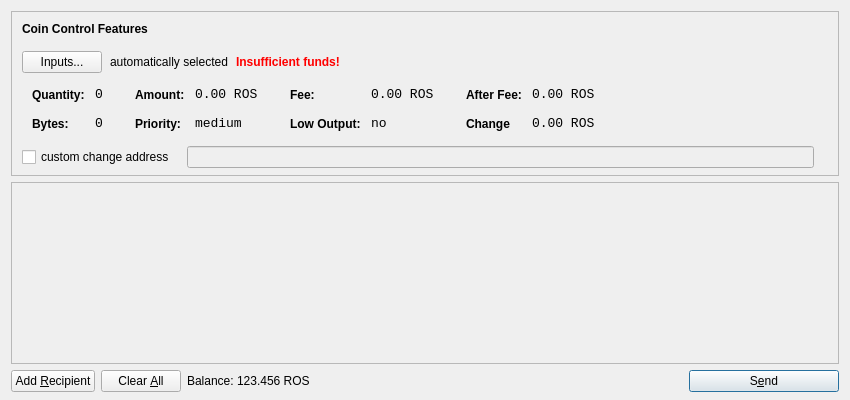
<?xml version="1.0" encoding="UTF-8"?>
<ui version="4.0">
 <class>SendCoinsDialog</class>
 <widget class="QDialog" name="SendCoinsDialog">
  <property name="geometry">
   <rect>
    <x>0</x>
    <y>0</y>
    <width>850</width>
    <height>400</height>
   </rect>
  </property>
  <property name="windowTitle">
   <string>Send Coins</string>
  </property>
  <layout class="QVBoxLayout" name="verticalLayout" stretch="0,1,0">
   <property name="bottomMargin">
    <number>8</number>
   </property>
   <item>
    <widget class="QFrame" name="frameCoinControl">
     <property name="sizePolicy">
      <sizepolicy hsizetype="Expanding" vsizetype="Expanding">
       <horstretch>0</horstretch>
       <verstretch>0</verstretch>
      </sizepolicy>
     </property>
     <property name="maximumSize">
      <size>
       <width>16777215</width>
       <height>16777215</height>
      </size>
     </property>
     <property name="frameShape">
      <enum>QFrame::StyledPanel</enum>
     </property>
     <property name="frameShadow">
      <enum>QFrame::Sunken</enum>
     </property>
     <layout class="QVBoxLayout" name="verticalLayoutCoinControl2">
      <property name="spacing">
       <number>-1</number>
      </property>
      <property name="leftMargin">
       <number>0</number>
      </property>
      <property name="topMargin">
       <number>0</number>
      </property>
      <property name="rightMargin">
       <number>0</number>
      </property>
      <property name="bottomMargin">
       <number>6</number>
      </property>
      <item>
       <layout class="QVBoxLayout" name="verticalLayoutCoinControl" stretch="0,0,0,0,1">
        <property name="spacing">
         <number>0</number>
        </property>
        <property name="leftMargin">
         <number>10</number>
        </property>
        <property name="topMargin">
         <number>10</number>
        </property>
        <item>
         <layout class="QHBoxLayout" name="horizontalLayoutCoinControl1">
          <property name="bottomMargin">
           <number>15</number>
          </property>
          <item>
           <widget class="QLabel" name="labelCoinControlFeatures">
            <property name="sizePolicy">
             <sizepolicy hsizetype="Preferred" vsizetype="Maximum">
              <horstretch>0</horstretch>
              <verstretch>0</verstretch>
             </sizepolicy>
            </property>
            <property name="font">
             <font>
              <weight>75</weight>
              <bold>true</bold>
             </font>
            </property>
            <property name="styleSheet">
             <string notr="true">font-weight:bold;</string>
            </property>
            <property name="text">
             <string>Coin Control Features</string>
            </property>
           </widget>
          </item>
         </layout>
        </item>
        <item>
         <layout class="QHBoxLayout" name="horizontalLayoutCoinControl2" stretch="0,0,0,0">
          <property name="spacing">
           <number>8</number>
          </property>
          <property name="bottomMargin">
           <number>10</number>
          </property>
          <item>
           <widget class="QPushButton" name="pushButtonCoinControl">
            <property name="styleSheet">
             <string notr="true"/>
            </property>
            <property name="text">
             <string>Inputs...</string>
            </property>
           </widget>
          </item>
          <item>
           <widget class="QLabel" name="labelCoinControlAutomaticallySelected">
            <property name="text">
             <string>automatically selected</string>
            </property>
            <property name="margin">
             <number>5</number>
            </property>
           </widget>
          </item>
          <item>
           <widget class="QLabel" name="labelCoinControlInsuffFunds">
            <property name="font">
             <font>
              <weight>75</weight>
              <bold>true</bold>
             </font>
            </property>
            <property name="styleSheet">
             <string notr="true">color:red;font-weight:bold;</string>
            </property>
            <property name="text">
             <string>Insufficient funds!</string>
            </property>
            <property name="margin">
             <number>5</number>
            </property>
           </widget>
          </item>
          <item>
           <spacer name="horizontalSpacerCoinControl">
            <property name="orientation">
             <enum>Qt::Horizontal</enum>
            </property>
            <property name="sizeHint" stdset="0">
             <size>
              <width>40</width>
              <height>1</height>
             </size>
            </property>
           </spacer>
          </item>
         </layout>
        </item>
        <item>
         <widget class="QWidget" name="widgetCoinControl" native="true">
          <property name="sizePolicy">
           <sizepolicy hsizetype="Preferred" vsizetype="Preferred">
            <horstretch>0</horstretch>
            <verstretch>0</verstretch>
           </sizepolicy>
          </property>
          <property name="minimumSize">
           <size>
            <width>0</width>
            <height>0</height>
           </size>
          </property>
          <property name="styleSheet">
           <string notr="true"/>
          </property>
          <layout class="QHBoxLayout" name="horizontalLayoutCoinControl5">
           <property name="margin">
            <number>0</number>
           </property>
           <item>
            <layout class="QHBoxLayout" name="horizontalLayoutCoinControl3" stretch="0,0,0,1">
             <property name="spacing">
              <number>20</number>
             </property>
             <property name="topMargin">
              <number>0</number>
             </property>
             <property name="bottomMargin">
              <number>10</number>
             </property>
             <item>
              <layout class="QFormLayout" name="formLayoutCoinControl1">
               <property name="horizontalSpacing">
                <number>10</number>
               </property>
               <property name="verticalSpacing">
                <number>14</number>
               </property>
               <property name="leftMargin">
                <number>10</number>
               </property>
               <property name="topMargin">
                <number>4</number>
               </property>
               <property name="rightMargin">
                <number>6</number>
               </property>
               <item row="0" column="0">
                <widget class="QLabel" name="labelCoinControlQuantityText">
                 <property name="styleSheet">
                  <string notr="true">font-weight:bold;</string>
                 </property>
                 <property name="text">
                  <string>Quantity:</string>
                 </property>
                 <property name="margin">
                  <number>0</number>
                 </property>
                </widget>
               </item>
               <item row="0" column="1">
                <widget class="QLabel" name="labelCoinControlQuantity">
                 <property name="font">
                  <font>
                   <family>Monospace</family>
                   <pointsize>10</pointsize>
                  </font>
                 </property>
                 <property name="cursor">
                  <cursorShape>IBeamCursor</cursorShape>
                 </property>
                 <property name="contextMenuPolicy">
                  <enum>Qt::ActionsContextMenu</enum>
                 </property>
                 <property name="text">
                  <string>0</string>
                 </property>
                 <property name="margin">
                  <number>0</number>
                 </property>
                 <property name="textInteractionFlags">
                  <set>Qt::LinksAccessibleByMouse|Qt::TextSelectableByKeyboard|Qt::TextSelectableByMouse</set>
                 </property>
                </widget>
               </item>
               <item row="1" column="0">
                <widget class="QLabel" name="labelCoinControlBytesText">
                 <property name="styleSheet">
                  <string notr="true">font-weight:bold;</string>
                 </property>
                 <property name="text">
                  <string>Bytes:</string>
                 </property>
                </widget>
               </item>
               <item row="1" column="1">
                <widget class="QLabel" name="labelCoinControlBytes">
                 <property name="font">
                  <font>
                   <family>Monospace</family>
                   <pointsize>10</pointsize>
                  </font>
                 </property>
                 <property name="cursor">
                  <cursorShape>IBeamCursor</cursorShape>
                 </property>
                 <property name="contextMenuPolicy">
                  <enum>Qt::ActionsContextMenu</enum>
                 </property>
                 <property name="text">
                  <string>0</string>
                 </property>
                 <property name="textInteractionFlags">
                  <set>Qt::LinksAccessibleByMouse|Qt::TextSelectableByKeyboard|Qt::TextSelectableByMouse</set>
                 </property>
                </widget>
               </item>
              </layout>
             </item>
             <item>
              <layout class="QFormLayout" name="formLayoutCoinControl2">
               <property name="horizontalSpacing">
                <number>10</number>
               </property>
               <property name="verticalSpacing">
                <number>14</number>
               </property>
               <property name="leftMargin">
                <number>6</number>
               </property>
               <property name="topMargin">
                <number>4</number>
               </property>
               <property name="rightMargin">
                <number>6</number>
               </property>
               <item row="0" column="0">
                <widget class="QLabel" name="labelCoinControlAmountText">
                 <property name="styleSheet">
                  <string notr="true">font-weight:bold;</string>
                 </property>
                 <property name="text">
                  <string>Amount:</string>
                 </property>
                 <property name="margin">
                  <number>0</number>
                 </property>
                </widget>
               </item>
               <item row="0" column="1">
                <widget class="QLabel" name="labelCoinControlAmount">
                 <property name="font">
                  <font>
                   <family>Monospace</family>
                   <pointsize>10</pointsize>
                  </font>
                 </property>
                 <property name="cursor">
                  <cursorShape>IBeamCursor</cursorShape>
                 </property>
                 <property name="contextMenuPolicy">
                  <enum>Qt::ActionsContextMenu</enum>
                 </property>
                 <property name="text">
                  <string>0.00 ROS</string>
                 </property>
                 <property name="textInteractionFlags">
                  <set>Qt::LinksAccessibleByMouse|Qt::TextSelectableByKeyboard|Qt::TextSelectableByMouse</set>
                 </property>
                </widget>
               </item>
               <item row="1" column="0">
                <widget class="QLabel" name="labelCoinControlPriorityText">
                 <property name="styleSheet">
                  <string notr="true">font-weight:bold;</string>
                 </property>
                 <property name="text">
                  <string>Priority:</string>
                 </property>
                </widget>
               </item>
               <item row="1" column="1">
                <widget class="QLabel" name="labelCoinControlPriority">
                 <property name="font">
                  <font>
                   <family>Monospace</family>
                   <pointsize>10</pointsize>
                  </font>
                 </property>
                 <property name="cursor">
                  <cursorShape>IBeamCursor</cursorShape>
                 </property>
                 <property name="contextMenuPolicy">
                  <enum>Qt::ActionsContextMenu</enum>
                 </property>
                 <property name="text">
                  <string>medium</string>
                 </property>
                 <property name="textInteractionFlags">
                  <set>Qt::LinksAccessibleByMouse|Qt::TextSelectableByKeyboard|Qt::TextSelectableByMouse</set>
                 </property>
                </widget>
               </item>
              </layout>
             </item>
             <item>
              <layout class="QFormLayout" name="formLayoutCoinControl3">
               <property name="horizontalSpacing">
                <number>10</number>
               </property>
               <property name="verticalSpacing">
                <number>14</number>
               </property>
               <property name="leftMargin">
                <number>6</number>
               </property>
               <property name="topMargin">
                <number>4</number>
               </property>
               <property name="rightMargin">
                <number>6</number>
               </property>
               <item row="0" column="0">
                <widget class="QLabel" name="labelCoinControlFeeText">
                 <property name="styleSheet">
                  <string notr="true">font-weight:bold;</string>
                 </property>
                 <property name="text">
                  <string>Fee:</string>
                 </property>
                 <property name="margin">
                  <number>0</number>
                 </property>
                </widget>
               </item>
               <item row="0" column="1">
                <widget class="QLabel" name="labelCoinControlFee">
                 <property name="font">
                  <font>
                   <family>Monospace</family>
                   <pointsize>10</pointsize>
                  </font>
                 </property>
                 <property name="cursor">
                  <cursorShape>IBeamCursor</cursorShape>
                 </property>
                 <property name="contextMenuPolicy">
                  <enum>Qt::ActionsContextMenu</enum>
                 </property>
                 <property name="text">
                  <string>0.00 ROS</string>
                 </property>
                 <property name="textInteractionFlags">
                  <set>Qt::LinksAccessibleByMouse|Qt::TextSelectableByKeyboard|Qt::TextSelectableByMouse</set>
                 </property>
                </widget>
               </item>
               <item row="1" column="0">
                <widget class="QLabel" name="labelCoinControlLowOutputText">
                 <property name="styleSheet">
                  <string notr="true">font-weight:bold;</string>
                 </property>
                 <property name="text">
                  <string>Low Output:</string>
                 </property>
                </widget>
               </item>
               <item row="1" column="1">
                <widget class="QLabel" name="labelCoinControlLowOutput">
                 <property name="font">
                  <font>
                   <family>Monospace</family>
                   <pointsize>10</pointsize>
                  </font>
                 </property>
                 <property name="cursor">
                  <cursorShape>IBeamCursor</cursorShape>
                 </property>
                 <property name="contextMenuPolicy">
                  <enum>Qt::ActionsContextMenu</enum>
                 </property>
                 <property name="text">
                  <string>no</string>
                 </property>
                 <property name="textInteractionFlags">
                  <set>Qt::LinksAccessibleByMouse|Qt::TextSelectableByKeyboard|Qt::TextSelectableByMouse</set>
                 </property>
                </widget>
               </item>
              </layout>
             </item>
             <item>
              <layout class="QFormLayout" name="formLayoutCoinControl4">
               <property name="horizontalSpacing">
                <number>10</number>
               </property>
               <property name="verticalSpacing">
                <number>14</number>
               </property>
               <property name="leftMargin">
                <number>6</number>
               </property>
               <property name="topMargin">
                <number>4</number>
               </property>
               <property name="rightMargin">
                <number>6</number>
               </property>
               <item row="0" column="0">
                <widget class="QLabel" name="labelCoinControlAfterFeeText">
                 <property name="styleSheet">
                  <string notr="true">font-weight:bold;</string>
                 </property>
                 <property name="text">
                  <string>After Fee:</string>
                 </property>
                 <property name="margin">
                  <number>0</number>
                 </property>
                </widget>
               </item>
               <item row="0" column="1">
                <widget class="QLabel" name="labelCoinControlAfterFee">
                 <property name="font">
                  <font>
                   <family>Monospace</family>
                   <pointsize>10</pointsize>
                  </font>
                 </property>
                 <property name="cursor">
                  <cursorShape>IBeamCursor</cursorShape>
                 </property>
                 <property name="contextMenuPolicy">
                  <enum>Qt::ActionsContextMenu</enum>
                 </property>
                 <property name="text">
                  <string>0.00 ROS</string>
                 </property>
                 <property name="textInteractionFlags">
                  <set>Qt::LinksAccessibleByMouse|Qt::TextSelectableByKeyboard|Qt::TextSelectableByMouse</set>
                 </property>
                </widget>
               </item>
               <item row="1" column="0">
                <widget class="QLabel" name="labelCoinControlChangeText">
                 <property name="styleSheet">
                  <string notr="true">font-weight:bold;</string>
                 </property>
                 <property name="text">
                  <string>Change</string>
                 </property>
                </widget>
               </item>
               <item row="1" column="1">
                <widget class="QLabel" name="labelCoinControlChange">
                 <property name="font">
                  <font>
                   <family>Monospace</family>
                   <pointsize>10</pointsize>
                  </font>
                 </property>
                 <property name="cursor">
                  <cursorShape>IBeamCursor</cursorShape>
                 </property>
                 <property name="contextMenuPolicy">
                  <enum>Qt::ActionsContextMenu</enum>
                 </property>
                 <property name="text">
                  <string>0.00 ROS</string>
                 </property>
                 <property name="textInteractionFlags">
                  <set>Qt::LinksAccessibleByMouse|Qt::TextSelectableByKeyboard|Qt::TextSelectableByMouse</set>
                 </property>
                </widget>
               </item>
              </layout>
             </item>
            </layout>
           </item>
          </layout>
         </widget>
        </item>
        <item>
         <layout class="QHBoxLayout" name="horizontalLayoutCoinControl4" stretch="0,0,0">
          <property name="spacing">
           <number>12</number>
          </property>
          <property name="sizeConstraint">
           <enum>QLayout::SetDefaultConstraint</enum>
          </property>
          <property name="topMargin">
           <number>5</number>
          </property>
          <property name="rightMargin">
           <number>5</number>
          </property>
          <item>
           <widget class="QCheckBox" name="checkBoxCoinControlChange">
            <property name="text">
             <string>custom change address</string>
            </property>
           </widget>
          </item>
          <item>
           <widget class="QLineEdit" name="lineEditCoinControlChange">
            <property name="enabled">
             <bool>false</bool>
            </property>
            <property name="sizePolicy">
             <sizepolicy hsizetype="Expanding" vsizetype="Fixed">
              <horstretch>0</horstretch>
              <verstretch>0</verstretch>
             </sizepolicy>
            </property>
           </widget>
          </item>
          <item>
           <widget class="QLabel" name="labelCoinControlChangeLabel">
            <property name="sizePolicy">
             <sizepolicy hsizetype="Preferred" vsizetype="Expanding">
              <horstretch>0</horstretch>
              <verstretch>0</verstretch>
             </sizepolicy>
            </property>
            <property name="minimumSize">
             <size>
              <width>0</width>
              <height>0</height>
             </size>
            </property>
            <property name="text">
             <string/>
            </property>
            <property name="margin">
             <number>3</number>
            </property>
           </widget>
          </item>
         </layout>
        </item>
        <item>
         <spacer name="verticalSpacerCoinControl">
          <property name="orientation">
           <enum>Qt::Vertical</enum>
          </property>
          <property name="sizeHint" stdset="0">
           <size>
            <width>800</width>
            <height>1</height>
           </size>
          </property>
         </spacer>
        </item>
       </layout>
      </item>
     </layout>
    </widget>
   </item>
   <item>
    <widget class="QScrollArea" name="scrollArea">
     <property name="widgetResizable">
      <bool>true</bool>
     </property>
     <widget class="QWidget" name="scrollAreaWidgetContents">
      <property name="geometry">
       <rect>
        <x>0</x>
        <y>0</y>
        <width>830</width>
        <height>165</height>
       </rect>
      </property>
      <layout class="QVBoxLayout" name="verticalLayout_2">
       <property name="margin">
        <number>0</number>
       </property>
       <item>
        <layout class="QVBoxLayout" name="entries">
         <property name="spacing">
          <number>6</number>
         </property>
        </layout>
       </item>
       <item>
        <spacer name="verticalSpacer">
         <property name="orientation">
          <enum>Qt::Vertical</enum>
         </property>
         <property name="sizeHint" stdset="0">
          <size>
           <width>20</width>
           <height>40</height>
          </size>
         </property>
        </spacer>
       </item>
      </layout>
     </widget>
    </widget>
   </item>
   <item>
    <layout class="QHBoxLayout" name="horizontalLayout">
     <item>
      <widget class="QPushButton" name="addButton">
       <property name="toolTip">
        <string>Send to multiple recipients at once</string>
       </property>
       <property name="text">
        <string>Add &amp;Recipient</string>
       </property>
       <property name="icon">
        <iconset resource="../bitcoin.qrc">
         <normaloff>:/icons/add</normaloff>:/icons/add</iconset>
       </property>
       <property name="autoDefault">
        <bool>false</bool>
       </property>
      </widget>
     </item>
     <item>
      <widget class="QPushButton" name="clearButton">
       <property name="sizePolicy">
        <sizepolicy hsizetype="Minimum" vsizetype="Fixed">
         <horstretch>0</horstretch>
         <verstretch>0</verstretch>
        </sizepolicy>
       </property>
       <property name="toolTip">
        <string>Remove all transaction fields</string>
       </property>
       <property name="text">
        <string>Clear &amp;All</string>
       </property>
       <property name="icon">
        <iconset resource="../bitcoin.qrc">
         <normaloff>:/icons/remove</normaloff>:/icons/remove</iconset>
       </property>
       <property name="autoRepeatDelay">
        <number>300</number>
       </property>
       <property name="autoDefault">
        <bool>false</bool>
       </property>
      </widget>
     </item>
     <item>
      <layout class="QHBoxLayout" name="horizontalLayout_2">
       <property name="spacing">
        <number>3</number>
       </property>
       <item>
        <widget class="QLabel" name="label">
         <property name="sizePolicy">
          <sizepolicy hsizetype="Preferred" vsizetype="Fixed">
           <horstretch>0</horstretch>
           <verstretch>0</verstretch>
          </sizepolicy>
         </property>
         <property name="text">
          <string>Balance:</string>
         </property>
        </widget>
       </item>
       <item>
        <widget class="QLabel" name="labelBalance">
         <property name="sizePolicy">
          <sizepolicy hsizetype="Preferred" vsizetype="Fixed">
           <horstretch>0</horstretch>
           <verstretch>0</verstretch>
          </sizepolicy>
         </property>
         <property name="cursor">
          <cursorShape>IBeamCursor</cursorShape>
         </property>
         <property name="text">
          <string>123.456 ROS</string>
         </property>
         <property name="textInteractionFlags">
          <set>Qt::LinksAccessibleByMouse|Qt::TextSelectableByKeyboard|Qt::TextSelectableByMouse</set>
         </property>
        </widget>
       </item>
      </layout>
     </item>
     <item>
      <spacer name="horizontalSpacer">
       <property name="orientation">
        <enum>Qt::Horizontal</enum>
       </property>
       <property name="sizeHint" stdset="0">
        <size>
         <width>40</width>
         <height>20</height>
        </size>
       </property>
      </spacer>
     </item>
     <item>
      <widget class="QPushButton" name="sendButton">
       <property name="minimumSize">
        <size>
         <width>150</width>
         <height>0</height>
        </size>
       </property>
       <property name="toolTip">
        <string>Confirm the send action</string>
       </property>
       <property name="text">
        <string>S&amp;end</string>
       </property>
       <property name="icon">
        <iconset resource="../bitcoin.qrc">
         <normaloff>:/icons/send</normaloff>:/icons/send</iconset>
       </property>
       <property name="default">
        <bool>true</bool>
       </property>
      </widget>
     </item>
    </layout>
   </item>
  </layout>
 </widget>
 <resources>
  <include location="../bitcoin.qrc"/>
 </resources>
 <connections/>
</ui>
